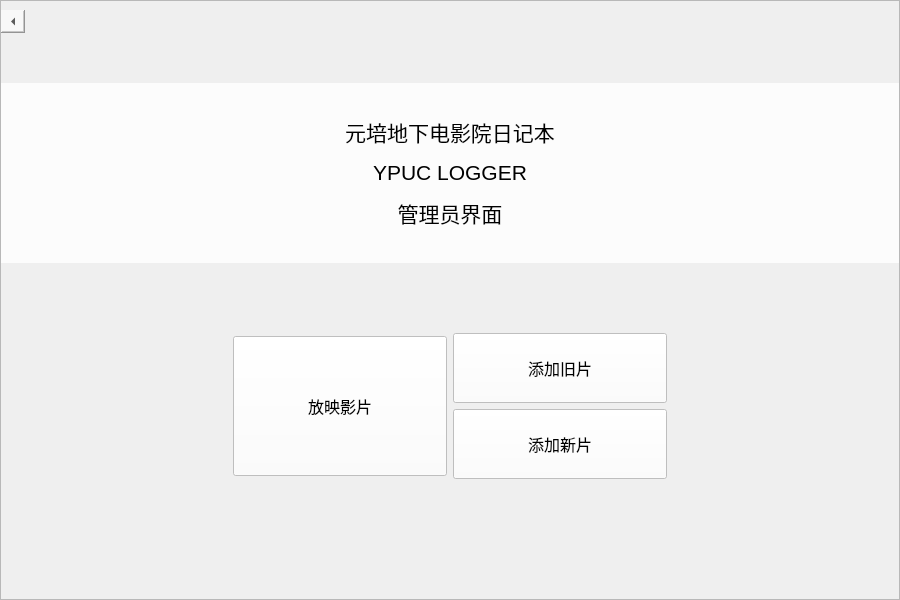
<?xml version="1.0" encoding="UTF-8"?>
<ui version="4.0">
 <class>MyAdminEditing</class>
 <widget class="QWidget" name="MyAdminEditing">
  <property name="geometry">
   <rect>
    <x>0</x>
    <y>0</y>
    <width>900</width>
    <height>600</height>
   </rect>
  </property>
  <property name="windowTitle">
   <string>Form</string>
  </property>
  <layout class="QHBoxLayout" name="horizontalLayout_2">
   <property name="leftMargin">
    <number>0</number>
   </property>
   <property name="topMargin">
    <number>0</number>
   </property>
   <property name="rightMargin">
    <number>0</number>
   </property>
   <property name="bottomMargin">
    <number>0</number>
   </property>
   <item>
    <widget class="QFrame" name="background">
     <property name="frameShape">
      <enum>QFrame::StyledPanel</enum>
     </property>
     <property name="frameShadow">
      <enum>QFrame::Raised</enum>
     </property>
     <layout class="QVBoxLayout" name="verticalLayout" stretch="1,5,0">
      <property name="spacing">
       <number>50</number>
      </property>
      <property name="leftMargin">
       <number>0</number>
      </property>
      <property name="rightMargin">
       <number>0</number>
      </property>
      <property name="bottomMargin">
       <number>100</number>
      </property>
      <item>
       <widget class="QToolButton" name="returnButton">
        <property name="autoFillBackground">
         <bool>false</bool>
        </property>
        <property name="styleSheet">
         <string notr="true">background-color:rgba(255, 255, 255, 150)</string>
        </property>
        <property name="text">
         <string/>
        </property>
        <property name="arrowType">
         <enum>Qt::LeftArrow</enum>
        </property>
       </widget>
      </item>
      <item>
       <widget class="QLabel" name="label_up">
        <property name="sizePolicy">
         <sizepolicy hsizetype="Ignored" vsizetype="Ignored">
          <horstretch>0</horstretch>
          <verstretch>0</verstretch>
         </sizepolicy>
        </property>
        <property name="styleSheet">
         <string notr="true">font: 87 15pt &quot;思源宋体 CN Heavy&quot;;
background-color: rgba(255, 255, 255, 215);</string>
        </property>
        <property name="text">
         <string>&lt;html&gt;&lt;head/&gt;&lt;body&gt;&lt;p align=&quot;center&quot;&gt;&lt;span style=&quot; font-size:16pt;&quot;&gt;元培地下电影院日记本&lt;/span&gt;&lt;/p&gt;&lt;p align=&quot;center&quot;&gt;&lt;span style=&quot; font-size:16pt;&quot;&gt;YPUC LOGGER&lt;/span&gt;&lt;/p&gt;&lt;p align=&quot;center&quot;&gt;&lt;span style=&quot; font-size:16pt;&quot;&gt;管理员界面&lt;/span&gt;&lt;/p&gt;&lt;/body&gt;&lt;/html&gt;</string>
        </property>
       </widget>
      </item>
      <item>
       <layout class="QHBoxLayout" name="horizontalLayout" stretch="1,1,1,1">
        <property name="spacing">
         <number>6</number>
        </property>
        <property name="leftMargin">
         <number>12</number>
        </property>
        <property name="topMargin">
         <number>20</number>
        </property>
        <property name="rightMargin">
         <number>12</number>
        </property>
        <property name="bottomMargin">
         <number>20</number>
        </property>
        <item>
         <widget class="QLabel" name="label_left">
          <property name="minimumSize">
           <size>
            <width>140</width>
            <height>100</height>
           </size>
          </property>
          <property name="text">
           <string/>
          </property>
         </widget>
        </item>
        <item>
         <layout class="QVBoxLayout" name="verticalLayout_3">
          <item>
           <widget class="QPushButton" name="display_movie">
            <property name="minimumSize">
             <size>
              <width>170</width>
              <height>140</height>
             </size>
            </property>
            <property name="font">
             <font>
              <family>华文中宋</family>
              <pointsize>12</pointsize>
             </font>
            </property>
            <property name="autoFillBackground">
             <bool>false</bool>
            </property>
            <property name="styleSheet">
             <string notr="true">background-color:rgba(255, 255, 255, 220)</string>
            </property>
            <property name="text">
             <string>放映影片</string>
            </property>
           </widget>
          </item>
         </layout>
        </item>
        <item>
         <layout class="QVBoxLayout" name="verticalLayout_2">
          <item>
           <widget class="QPushButton" name="add_old">
            <property name="enabled">
             <bool>true</bool>
            </property>
            <property name="sizePolicy">
             <sizepolicy hsizetype="Minimum" vsizetype="Minimum">
              <horstretch>0</horstretch>
              <verstretch>0</verstretch>
             </sizepolicy>
            </property>
            <property name="minimumSize">
             <size>
              <width>170</width>
              <height>70</height>
             </size>
            </property>
            <property name="font">
             <font>
              <family>华文中宋</family>
              <pointsize>12</pointsize>
             </font>
            </property>
            <property name="autoFillBackground">
             <bool>false</bool>
            </property>
            <property name="styleSheet">
             <string notr="true">background-color:rgba(255, 255, 255, 220)</string>
            </property>
            <property name="text">
             <string>添加旧片</string>
            </property>
           </widget>
          </item>
          <item>
           <widget class="QPushButton" name="add_new">
            <property name="sizePolicy">
             <sizepolicy hsizetype="Ignored" vsizetype="Minimum">
              <horstretch>0</horstretch>
              <verstretch>0</verstretch>
             </sizepolicy>
            </property>
            <property name="minimumSize">
             <size>
              <width>170</width>
              <height>70</height>
             </size>
            </property>
            <property name="font">
             <font>
              <family>华文中宋</family>
              <pointsize>12</pointsize>
             </font>
            </property>
            <property name="autoFillBackground">
             <bool>false</bool>
            </property>
            <property name="styleSheet">
             <string notr="true">background-color:rgba(255, 255, 255, 220)</string>
            </property>
            <property name="text">
             <string>添加新片</string>
            </property>
           </widget>
          </item>
         </layout>
        </item>
        <item>
         <widget class="QLabel" name="label_right">
          <property name="minimumSize">
           <size>
            <width>140</width>
            <height>100</height>
           </size>
          </property>
          <property name="text">
           <string/>
          </property>
         </widget>
        </item>
       </layout>
      </item>
     </layout>
    </widget>
   </item>
  </layout>
 </widget>
 <resources/>
 <connections/>
</ui>
